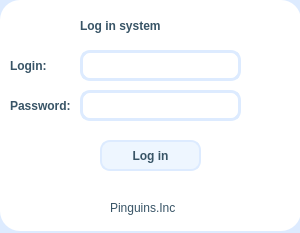
<?xml version="1.0" encoding="UTF-8"?>
<ui version="4.0">
 <class>login</class>
 <widget class="QWidget" name="login">
  <property name="geometry">
   <rect>
    <x>0</x>
    <y>0</y>
    <width>300</width>
    <height>233</height>
   </rect>
  </property>
  <property name="windowTitle">
   <string>Form</string>
  </property>
  <widget class="QPushButton" name="LoginButton">
   <property name="geometry">
    <rect>
     <x>100</x>
     <y>140</y>
     <width>101</width>
     <height>31</height>
    </rect>
   </property>
   <property name="styleSheet">
    <string notr="true">QPushButton#LoginButton{
	font: 10pt &quot;Comfortaa&quot;;
	font: bold;
	color:  rgb(56, 84, 102);	
	background-color: rgb(238, 246, 255);
	border: 2px solid #DDEBFF;
	border-radius:10px;
}

QPushButton#LoginButton:hover{
	font: 10pt &quot;Comfortaa&quot;;
	font: bold;
	color:  rgb(56, 84, 102);	
	background-color: rgb(214, 233, 255);
	border: 2px solid #BBD6FF;
	border-radius:10px;
}

</string>
   </property>
   <property name="text">
    <string>Log in</string>
   </property>
  </widget>
  <widget class="QLabel" name="Company">
   <property name="geometry">
    <rect>
     <x>110</x>
     <y>200</y>
     <width>81</width>
     <height>16</height>
    </rect>
   </property>
   <property name="styleSheet">
    <string notr="true">font: 10pt &quot;Comfortaa&quot;;
font: light;
color:  rgb(56, 84, 102);</string>
   </property>
   <property name="text">
    <string>Pinguins.Inc</string>
   </property>
  </widget>
  <widget class="QLabel" name="Title">
   <property name="geometry">
    <rect>
     <x>80</x>
     <y>10</y>
     <width>191</width>
     <height>31</height>
    </rect>
   </property>
   <property name="styleSheet">
    <string notr="true">font: 14pt &quot;Comfortaa&quot;;
font: bold;
color:  rgb(56, 84, 102);</string>
   </property>
   <property name="text">
    <string>Log in system</string>
   </property>
  </widget>
  <widget class="QLineEdit" name="Password">
   <property name="geometry">
    <rect>
     <x>80</x>
     <y>90</y>
     <width>161</width>
     <height>31</height>
    </rect>
   </property>
   <property name="styleSheet">
    <string notr="true">font: 10pt &quot;Comfortaa&quot;;
font: bold;
color:  rgb(56, 84, 102);
border:3px solid #DDEBFF;
border-radius: 10px;</string>
   </property>
  </widget>
  <widget class="QLineEdit" name="Login">
   <property name="geometry">
    <rect>
     <x>80</x>
     <y>50</y>
     <width>161</width>
     <height>31</height>
    </rect>
   </property>
   <property name="styleSheet">
    <string notr="true">font: 10pt &quot;Comfortaa&quot;;
font: bold;
color:  rgb(56, 84, 102);
border:3px solid #DDEBFF;
border-radius: 10px;</string>
   </property>
  </widget>
  <widget class="QLabel" name="LoginLabel">
   <property name="geometry">
    <rect>
     <x>10</x>
     <y>50</y>
     <width>51</width>
     <height>31</height>
    </rect>
   </property>
   <property name="styleSheet">
    <string notr="true">font: 10pt &quot;Comfortaa&quot;;
font: bold;
color:  rgb(56, 84, 102);</string>
   </property>
   <property name="text">
    <string>Login:</string>
   </property>
  </widget>
  <widget class="QPushButton" name="ShowPassword">
   <property name="geometry">
    <rect>
     <x>210</x>
     <y>90</y>
     <width>31</width>
     <height>31</height>
    </rect>
   </property>
   <property name="text">
    <string/>
   </property>
   <property name="flat">
    <bool>true</bool>
   </property>
  </widget>
  <widget class="QLabel" name="PasswordLabel">
   <property name="geometry">
    <rect>
     <x>10</x>
     <y>90</y>
     <width>71</width>
     <height>31</height>
    </rect>
   </property>
   <property name="styleSheet">
    <string notr="true">font: 10pt &quot;Comfortaa&quot;;
font: bold;
color:  rgb(56, 84, 102);</string>
   </property>
   <property name="text">
    <string>Password:</string>
   </property>
  </widget>
  <widget class="QLabel" name="label_6">
   <property name="geometry">
    <rect>
     <x>0</x>
     <y>0</y>
     <width>301</width>
     <height>231</height>
    </rect>
   </property>
   <property name="styleSheet">
    <string notr="true">border-radius:20px;
background-color: rgb(255, 255, 255);</string>
   </property>
   <property name="text">
    <string/>
   </property>
  </widget>
  <widget class="QLabel" name="label_4">
   <property name="geometry">
    <rect>
     <x>-60</x>
     <y>-60</y>
     <width>441</width>
     <height>371</height>
    </rect>
   </property>
   <property name="styleSheet">
    <string notr="true">background-color:rgb(221, 235, 255);</string>
   </property>
   <property name="text">
    <string/>
   </property>
  </widget>
  <zorder>label_4</zorder>
  <zorder>label_6</zorder>
  <zorder>LoginButton</zorder>
  <zorder>Company</zorder>
  <zorder>Title</zorder>
  <zorder>Password</zorder>
  <zorder>Login</zorder>
  <zorder>LoginLabel</zorder>
  <zorder>ShowPassword</zorder>
  <zorder>PasswordLabel</zorder>
 </widget>
 <resources/>
 <connections/>
</ui>
